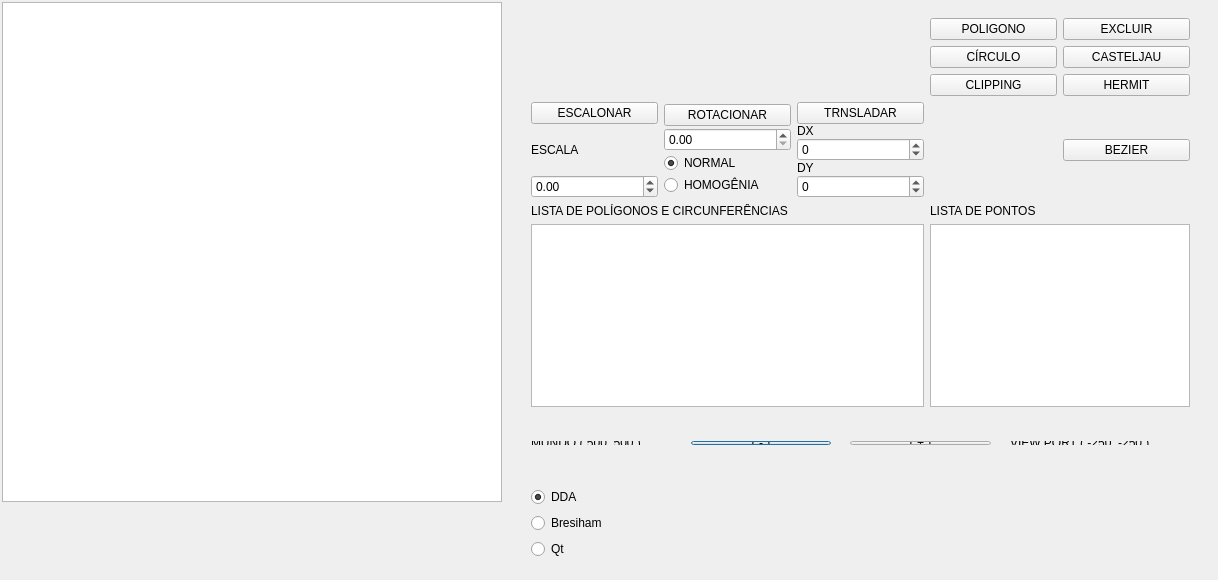
<?xml version="1.0" encoding="UTF-8"?>
<ui version="4.0">
 <class>Dialog</class>
 <widget class="QDialog" name="Dialog">
  <property name="geometry">
   <rect>
    <x>0</x>
    <y>0</y>
    <width>1218</width>
    <height>580</height>
   </rect>
  </property>
  <property name="windowTitle">
   <string>Dialog</string>
  </property>
  <widget class="QWidget" name="layoutWidget">
   <property name="geometry">
    <rect>
     <x>520</x>
     <y>430</y>
     <width>641</width>
     <height>26</height>
    </rect>
   </property>
   <layout class="QHBoxLayout" name="horizontalLayout">
    <property name="spacing">
     <number>19</number>
    </property>
    <item>
     <widget class="QLabel" name="lblMundo">
      <property name="text">
       <string>MUNDO ( 500, 500 )</string>
      </property>
     </widget>
    </item>
    <item>
     <widget class="QPushButton" name="zoomMenos">
      <property name="text">
       <string>( - )</string>
      </property>
     </widget>
    </item>
    <item>
     <widget class="QPushButton" name="zomMais">
      <property name="text">
       <string>( + )</string>
      </property>
     </widget>
    </item>
    <item>
     <widget class="QLabel" name="lblViewPort">
      <property name="text">
       <string>VIEW PORT ( -250, -250 )</string>
      </property>
     </widget>
    </item>
   </layout>
  </widget>
  <widget class="QGraphicsView" name="graphicsView">
   <property name="geometry">
    <rect>
     <x>2</x>
     <y>2</y>
     <width>500</width>
     <height>500</height>
    </rect>
   </property>
   <property name="cursor" stdset="0">
    <cursorShape>CrossCursor</cursorShape>
   </property>
   <property name="mouseTracking">
    <bool>true</bool>
   </property>
  </widget>
  <widget class="QWidget" name="layoutWidget">
   <property name="geometry">
    <rect>
     <x>520</x>
     <y>7</y>
     <width>681</width>
     <height>411</height>
    </rect>
   </property>
   <layout class="QGridLayout" name="gridLayout">
    <item row="1" column="4">
     <widget class="QPushButton" name="btnCasteljau">
      <property name="text">
       <string>CASTELJAU</string>
      </property>
     </widget>
    </item>
    <item row="0" column="3">
     <widget class="QPushButton" name="btnPoligono">
      <property name="text">
       <string>POLIGONO</string>
      </property>
     </widget>
    </item>
    <item row="2" column="4">
     <widget class="QPushButton" name="btnHermit">
      <property name="text">
       <string>HERMIT</string>
      </property>
     </widget>
    </item>
    <item row="6" column="0" colspan="3">
     <widget class="QListWidget" name="listPoligonos">
      <property name="cursor" stdset="0">
       <cursorShape>PointingHandCursor</cursorShape>
      </property>
     </widget>
    </item>
    <item row="3" column="4">
     <layout class="QVBoxLayout" name="verticalLayout_6">
      <property name="spacing">
       <number>2</number>
      </property>
      <item>
       <widget class="QPushButton" name="btnBezier">
        <property name="text">
         <string>BEZIER</string>
        </property>
       </widget>
      </item>
     </layout>
    </item>
    <item row="3" column="0">
     <layout class="QVBoxLayout" name="verticalLayout_5">
      <property name="spacing">
       <number>0</number>
      </property>
      <item>
       <widget class="QPushButton" name="btnEscalonar">
        <property name="text">
         <string>ESCALONAR</string>
        </property>
       </widget>
      </item>
      <item>
       <widget class="QLabel" name="label_5">
        <property name="text">
         <string>ESCALA</string>
        </property>
       </widget>
      </item>
      <item>
       <widget class="QDoubleSpinBox" name="spbEsc">
        <property name="minimum">
         <double>-10.000000000000000</double>
        </property>
        <property name="maximum">
         <double>10.000000000000000</double>
        </property>
       </widget>
      </item>
     </layout>
    </item>
    <item row="0" column="4">
     <widget class="QPushButton" name="btnExcluir">
      <property name="text">
       <string>EXCLUIR</string>
      </property>
     </widget>
    </item>
    <item row="2" column="3">
     <widget class="QPushButton" name="btnClipping">
      <property name="enabled">
       <bool>true</bool>
      </property>
      <property name="text">
       <string>CLIPPING</string>
      </property>
     </widget>
    </item>
    <item row="6" column="3" colspan="2">
     <widget class="QListWidget" name="listPontos"/>
    </item>
    <item row="3" column="1">
     <layout class="QVBoxLayout" name="verticalLayout_3">
      <property name="spacing">
       <number>0</number>
      </property>
      <item>
       <widget class="QPushButton" name="btnRotaciona">
        <property name="text">
         <string>ROTACIONAR</string>
        </property>
       </widget>
      </item>
      <item>
       <widget class="QDoubleSpinBox" name="spbR">
        <property name="maximum">
         <double>360.000000000000000</double>
        </property>
       </widget>
      </item>
      <item>
       <widget class="QRadioButton" name="rdbtNorm">
        <property name="text">
         <string>NORMAL</string>
        </property>
        <property name="checked">
         <bool>true</bool>
        </property>
       </widget>
      </item>
      <item>
       <widget class="QRadioButton" name="rdbtHomo">
        <property name="text">
         <string>HOMOGÊNIA</string>
        </property>
       </widget>
      </item>
     </layout>
    </item>
    <item row="5" column="3" colspan="2">
     <widget class="QLabel" name="label_2">
      <property name="text">
       <string>LISTA DE PONTOS</string>
      </property>
     </widget>
    </item>
    <item row="1" column="3">
     <widget class="QPushButton" name="btnCirculo">
      <property name="text">
       <string>CÍRCULO</string>
      </property>
     </widget>
    </item>
    <item row="3" column="2">
     <layout class="QVBoxLayout" name="verticalLayout_4">
      <property name="spacing">
       <number>0</number>
      </property>
      <item>
       <widget class="QPushButton" name="btnTranslada">
        <property name="text">
         <string>TRNSLADAR</string>
        </property>
       </widget>
      </item>
      <item>
       <widget class="QLabel" name="label_3">
        <property name="text">
         <string>DX</string>
        </property>
       </widget>
      </item>
      <item>
       <widget class="QSpinBox" name="spbTx">
        <property name="minimum">
         <number>-100</number>
        </property>
        <property name="maximum">
         <number>100</number>
        </property>
       </widget>
      </item>
      <item>
       <widget class="QLabel" name="label_4">
        <property name="text">
         <string>DY</string>
        </property>
       </widget>
      </item>
      <item>
       <widget class="QSpinBox" name="spbTy">
        <property name="minimum">
         <number>-100</number>
        </property>
        <property name="maximum">
         <number>100</number>
        </property>
       </widget>
      </item>
     </layout>
    </item>
    <item row="5" column="0" colspan="3">
     <widget class="QLabel" name="label">
      <property name="text">
       <string>LISTA DE POLÍGONOS E CIRCUNFERÊNCIAS</string>
      </property>
     </widget>
    </item>
   </layout>
  </widget>
  <widget class="QWidget" name="layoutWidget">
   <property name="geometry">
    <rect>
     <x>520</x>
     <y>470</y>
     <width>125</width>
     <height>108</height>
    </rect>
   </property>
   <layout class="QVBoxLayout" name="radiobtnAlgoritmo">
    <property name="spacing">
     <number>0</number>
    </property>
    <item>
     <widget class="QRadioButton" name="rdbtDda">
      <property name="text">
       <string>DDA</string>
      </property>
      <property name="checked">
       <bool>true</bool>
      </property>
     </widget>
    </item>
    <item>
     <widget class="QRadioButton" name="rdbtBresiham">
      <property name="text">
       <string>Bresiham</string>
      </property>
     </widget>
    </item>
    <item>
     <widget class="QRadioButton" name="rdbtQt">
      <property name="text">
       <string>Qt</string>
      </property>
     </widget>
    </item>
   </layout>
  </widget>
 </widget>
 <layoutdefault spacing="6" margin="11"/>
 <resources/>
 <connections/>
</ui>
